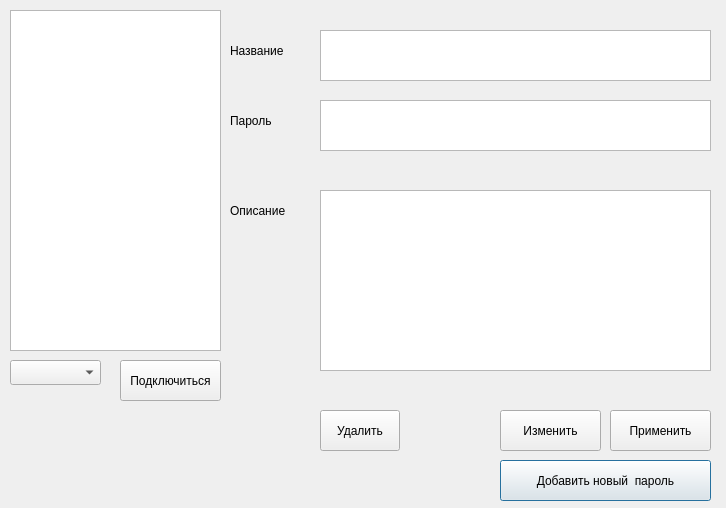
<?xml version="1.0" encoding="UTF-8"?>
<ui version="4.0">
 <class>OknoParoley</class>
 <widget class="QDialog" name="OknoParoley">
  <property name="geometry">
   <rect>
    <x>0</x>
    <y>0</y>
    <width>726</width>
    <height>508</height>
   </rect>
  </property>
  <property name="windowTitle">
   <string>Dialog</string>
  </property>
  <widget class="QListWidget" name="spis_paroley">
   <property name="geometry">
    <rect>
     <x>10</x>
     <y>10</y>
     <width>211</width>
     <height>341</height>
    </rect>
   </property>
  </widget>
  <widget class="QLabel" name="label">
   <property name="geometry">
    <rect>
     <x>230</x>
     <y>30</y>
     <width>81</width>
     <height>41</height>
    </rect>
   </property>
   <property name="text">
    <string>Название</string>
   </property>
  </widget>
  <widget class="QLabel" name="label_2">
   <property name="geometry">
    <rect>
     <x>230</x>
     <y>100</y>
     <width>81</width>
     <height>41</height>
    </rect>
   </property>
   <property name="text">
    <string>Пароль</string>
   </property>
  </widget>
  <widget class="QLabel" name="label_3">
   <property name="geometry">
    <rect>
     <x>230</x>
     <y>190</y>
     <width>81</width>
     <height>41</height>
    </rect>
   </property>
   <property name="text">
    <string>Описание</string>
   </property>
  </widget>
  <widget class="QTextEdit" name="name_edit">
   <property name="geometry">
    <rect>
     <x>320</x>
     <y>30</y>
     <width>391</width>
     <height>51</height>
    </rect>
   </property>
  </widget>
  <widget class="QTextEdit" name="pass_edit">
   <property name="geometry">
    <rect>
     <x>320</x>
     <y>100</y>
     <width>391</width>
     <height>51</height>
    </rect>
   </property>
  </widget>
  <widget class="QTextEdit" name="notice_edit">
   <property name="geometry">
    <rect>
     <x>320</x>
     <y>190</y>
     <width>391</width>
     <height>181</height>
    </rect>
   </property>
  </widget>
  <widget class="QPushButton" name="dobav_knopka">
   <property name="geometry">
    <rect>
     <x>500</x>
     <y>460</y>
     <width>211</width>
     <height>41</height>
    </rect>
   </property>
   <property name="text">
    <string>Добавить новый  пароль</string>
   </property>
  </widget>
  <widget class="QPushButton" name="prim_knopka">
   <property name="geometry">
    <rect>
     <x>610</x>
     <y>410</y>
     <width>101</width>
     <height>41</height>
    </rect>
   </property>
   <property name="text">
    <string>Применить</string>
   </property>
  </widget>
  <widget class="QPushButton" name="izm_knopka">
   <property name="geometry">
    <rect>
     <x>500</x>
     <y>410</y>
     <width>101</width>
     <height>41</height>
    </rect>
   </property>
   <property name="text">
    <string>Изменить</string>
   </property>
  </widget>
  <widget class="QPushButton" name="del_knopka">
   <property name="geometry">
    <rect>
     <x>320</x>
     <y>410</y>
     <width>80</width>
     <height>41</height>
    </rect>
   </property>
   <property name="text">
    <string>Удалить</string>
   </property>
  </widget>
  <widget class="QComboBox" name="conn_spisok">
   <property name="geometry">
    <rect>
     <x>10</x>
     <y>360</y>
     <width>91</width>
     <height>25</height>
    </rect>
   </property>
  </widget>
  <widget class="QPushButton" name="remote_knopka">
   <property name="geometry">
    <rect>
     <x>120</x>
     <y>360</y>
     <width>101</width>
     <height>41</height>
    </rect>
   </property>
   <property name="text">
    <string>Подключиться</string>
   </property>
  </widget>
 </widget>
 <resources/>
 <connections/>
</ui>
